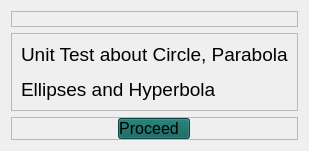
                                            <widget class="QWidget" name="page_37">
                                             <layout class="QVBoxLayout" name="verticalLayout_140">
                                              <item>
                                               <widget class="QFrame" name="frame_78">
                                                <property name="frameShape">
                                                 <enum>QFrame::StyledPanel</enum>
                                                </property>
                                                <property name="frameShadow">
                                                 <enum>QFrame::Raised</enum>
                                                </property>
                                                <layout class="QVBoxLayout" name="verticalLayout_141">
                                                 <property name="spacing">
                                                  <number>0</number>
                                                 </property>
                                                 <property name="leftMargin">
                                                  <number>0</number>
                                                 </property>
                                                 <property name="topMargin">
                                                  <number>0</number>
                                                 </property>
                                                 <property name="rightMargin">
                                                  <number>0</number>
                                                 </property>
                                                 <property name="bottomMargin">
                                                  <number>0</number>
                                                 </property>
                                                 <item>
                                                  <widget class="QLabel" name="label_24">
                                                   <property name="styleSheet">
                                                    <string notr="true">border-image: url(:/lessonIcons/lessonPhotos/unitTest1.png);</string>
                                                   </property>
                                                   <property name="text">
                                                    <string/>
                                                   </property>
                                                  </widget>
                                                 </item>
                                                </layout>
                                               </widget>
                                              </item>
                                              <item>
                                               <widget class="QFrame" name="frame_79">
                                                <property name="frameShape">
                                                 <enum>QFrame::StyledPanel</enum>
                                                </property>
                                                <property name="frameShadow">
                                                 <enum>QFrame::Raised</enum>
                                                </property>
                                                <layout class="QVBoxLayout" name="verticalLayout_94">
                                                 <item alignment="Qt::AlignTop">
                                                  <widget class="QLabel" name="label_56">
                                                   <property name="text">
                                                    <string>&lt;html&gt;&lt;head/&gt;&lt;body&gt;&lt;p align=&quot;justify&quot;&gt;&lt;span style=&quot; font-size:14pt;&quot;&gt;Unit Test about Circle, Parabola&lt;/span&gt;&lt;/p&gt;&lt;p align=&quot;justify&quot;&gt;&lt;span style=&quot; font-size:14pt;&quot;&gt;Ellipses and Hyperbola&lt;/span&gt;&lt;/p&gt;&lt;/body&gt;&lt;/html&gt;</string>
                                                   </property>
                                                   <property name="textFormat">
                                                    <enum>Qt::RichText</enum>
                                                   </property>
                                                  </widget>
                                                 </item>
                                                </layout>
                                               </widget>
                                              </item>
                                              <item>
                                               <widget class="QFrame" name="frame_80">
                                                <property name="frameShape">
                                                 <enum>QFrame::StyledPanel</enum>
                                                </property>
                                                <property name="frameShadow">
                                                 <enum>QFrame::Raised</enum>
                                                </property>
                                                <layout class="QVBoxLayout" name="verticalLayout_143">
                                                 <property name="spacing">
                                                  <number>0</number>
                                                 </property>
                                                 <property name="leftMargin">
                                                  <number>0</number>
                                                 </property>
                                                 <property name="topMargin">
                                                  <number>0</number>
                                                 </property>
                                                 <property name="rightMargin">
                                                  <number>0</number>
                                                 </property>
                                                 <property name="bottomMargin">
                                                  <number>0</number>
                                                 </property>
                                                 <item alignment="Qt::AlignHCenter">
                                                  <widget class="QPushButton" name="proceedLesson1_1Test_pushButton">
                                                   <property name="font">
                                                    <font>
                                                     <pointsize>12</pointsize>
                                                    </font>
                                                   </property>
                                                   <property name="styleSheet">
                                                    <string notr="true">#proceedLesson1_1Test_pushButton{
	background-color: rgb(8, 94, 87);	
	padding-right: 10px;
}
#proceedLesson1_1Test_pushButton:hover{
	background-color: rgb(4, 59, 54);
}
#proceedLesson1_1Test_pushButton:pressed{
	background-color: rgb(150, 150, 150);
}

</string>
                                                   </property>
                                                   <property name="text">
                                                    <string>Proceed</string>
                                                   </property>
                                                   <property name="icon">
                                                    <iconset resource="res.qrc">
                                                     <normaloff>:/greenIcons/greenColorIcons/arrow-right.svg</normaloff>:/greenIcons/greenColorIcons/arrow-right.svg</iconset>
                                                   </property>
                                                   <property name="iconSize">
                                                    <size>
                                                     <width>60</width>
                                                     <height>60</height>
                                                    </size>
                                                   </property>
                                                  </widget>
                                                 </item>
                                                </layout>
                                               </widget>
                                              </item>
                                             </layout>
                                            </widget>
